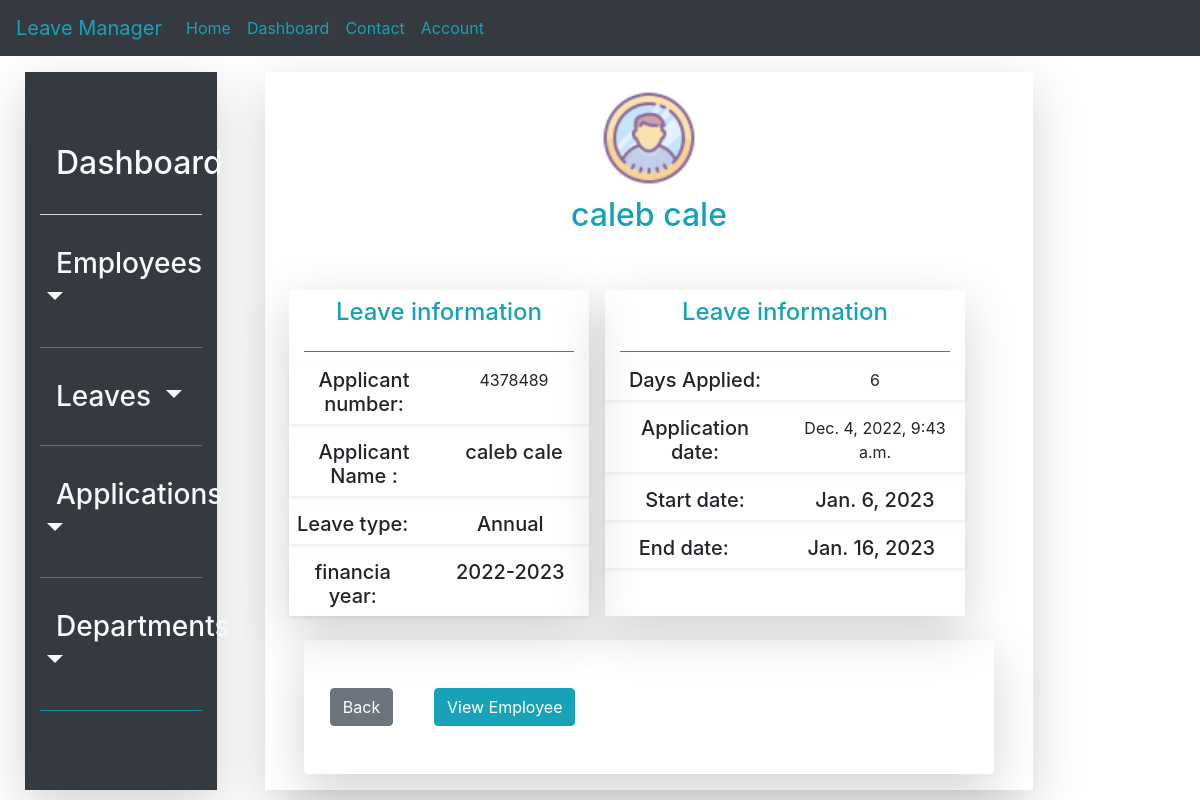
The app's page /application/detail/10 with its own data.
### leave_management_app/models.py (models this page shows, shortened)
class Leave_application(models.Model):
    Applicant = models.ForeignKey(Employee, on_delete=models.CASCADE)
    financial_year = models.CharField(max_length=10)
    leave_type = models.ForeignKey(Leave_type, on_delete=models.CASCADE)
    medical_certificate = models.BooleanField(default=False)
    no_of_days_applied = models.IntegerField(default=30)
    leave_application_date = models.DateTimeField(default=timezone.now)
    leave_starting_date = models.DateField()
    leave_end_date = models.DateField()

class Employee(models.Model):
    emp_personal_no = models.CharField(max_length=20, primary_key=True)
    employee_firstname = models.CharField(max_length=20)
    employee_lastname = models.CharField(max_length=20)
    employee_email = models.EmailField()
    employee_department_id = models.ForeignKey(Department, on_delete=models.CASCADE, null=True)
    employee_designation = models.CharField(max_length=6)
    employee_gender = models.CharField(choices=gender, max_length=6)
    employee_category = models.CharField(choices=employee_category_list, max_length=10)
    date_created = models.DateTimeField(default=timezone.now)
    date_employed = models.DateField(default=timezone.now)
    is_active = models.BooleanField(default=True)
    def __str__(self):
        return self.fullname()
    def fullname(self):
        return '{} {}'.format(self.employee_firstname, self.employee_lastname)

class Leave_type(models.Model):
    leave_type_name = models.CharField(choices=leave_category_list, max_length=30)
    leave_duration = models.CharField(default='30/36 days', max_length=30)
    leave_type_description = models.TextField()
    def __str__(self):
        return self.leave_type_name

### leave_management_app/views.py (the view)
# urls.py: path('application/detail/<int:pk>', LeaveApplicationDeatail.as_view(), name='leave_application_detail'),
class LeaveApplicationDeatail(DetailView):
    model = Leave_application

### leave_management_app/templates/leave_management_app/leave_application_detail.html (shortened to what this page needs)
{%extends 'leave_management_app/base.html'%}
{%load static%}
{%block content%}
<div class="row p-4" style="height: 95vh; width: 100%; background-color: white; background-attachment: fixed;">
    {%block navbar%}
        {%include 'navigation/sidenav.html'%}
    {%endblock navbar%}
  <div class="col-lg-8 mt-3 ml-5 shadow-lg">
    <div class="py-3 text-center user-profile-image">
        <img src="{%static 'icons/user_icon.png'%}" alt="image"> <br>
        <label class="h2 py-2 text-info">{{object.Applicant}}</label>
        <div class="row mt-3 p-4" >
            <div class="col-md-5 shadow-lg">
                <label class="text-center text-info h4 mt-2">Leave information</label>
                <hr class="bg-info">
                <div class="row mt-3 shadow-sm">
                    <div class="col h5">Applicant number:</div>
                    <div class="col">{{object.Applicant_id}}</div>
                </div>
                <div class="row mt-3 pl-0 shadow-sm">
                    <div class="col h5">Applicant Name  :</div>
                    <div class="col h5">{{object.Applicant}}</div>
                </div>
                <div class="row mt-3 shadow-sm">
                    <div class="col h5 pl-0">Leave type:</div>
                    <div class="col h5">{{object.leave_type}}</div>
                </div>
                <div class="row mt-3 shadow-sm">
                    <div class="col h5 pl-0">financia year:</div>
                    <div class="col h5">{{object.financial_year}}</div>
                </div>
            </div>
            <div class="col-md-6 shadow-lg ml-3">
                <label class="text-center text-info h4 mt-2">Leave information</label>
                <hr class="bg-info">
                <div class="row mt-3 shadow-sm">
                    <div class="col h5 align-left">Days Applied:</div>
                    <div class="col">{{object.no_of_days_applied}}</div>
                </div>
                <div class="row mt-3 pl-0 shadow-sm">
                    <div class="col h5">Application date:</div>
                    <div class="col">{{object.leave_application_date}}</div>
                </div>
                <div class="row mt-3 shadow-sm">
                    <div class="col h5">Start date:</div>
                    <div class="col h5">{{object.leave_starting_date}}</div>
                </div>
                <div class="row mt-3 shadow-sm">
                    <div class="col h5 pl-0">End date:</div>
                    <div class="col h5">{{object.leave_end_date}}</div>
                </div>
            </div>
        </div>
        <div class="row py-5 ml-4 mr-4 shadow-lg rounded">
            <div class="col-2"><a href="{%url 'current_year_applications'%}" class="btn btn-secondary"> Back </a></div>
            <div class="col-2"><a href="{%url 'employee_detail' object.Applicant_id%}" class="btn btn-info">View Employee</a></div>
        </div>
    </div>
  </div>
</div>
{%endblock content%}

### records on screen
Leave_application: Applicant "caleb cale", Applicant_id "4378489", leave_type "Annual", financial_year "2022-2023", no_of_days_applied "6", leave_application_date "Dec. 4, 2022, 9:43 a.m.", leave_starting_date "Jan. 6, 2023", leave_end_date "Jan. 16, 2023"
